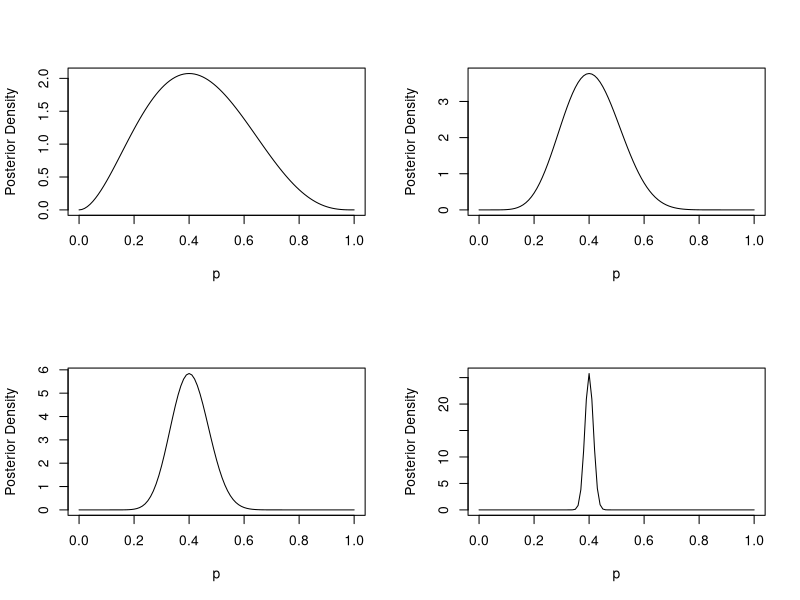
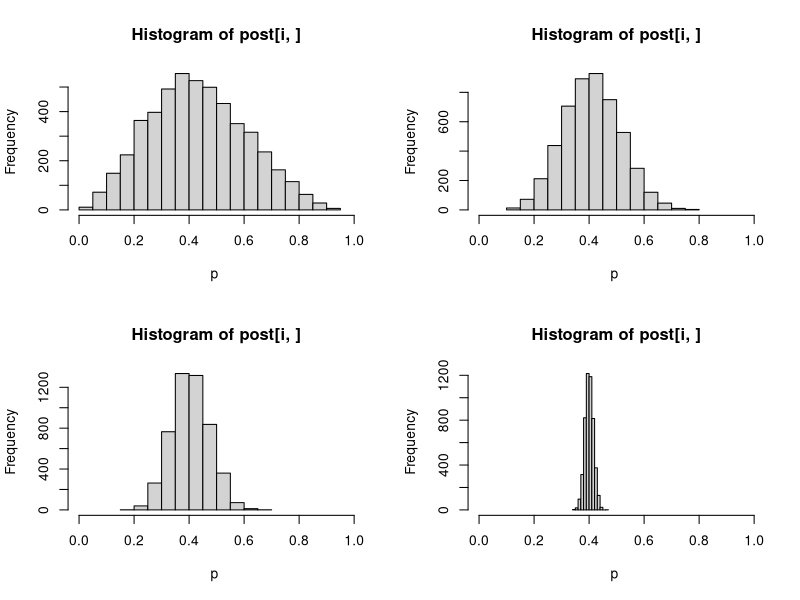
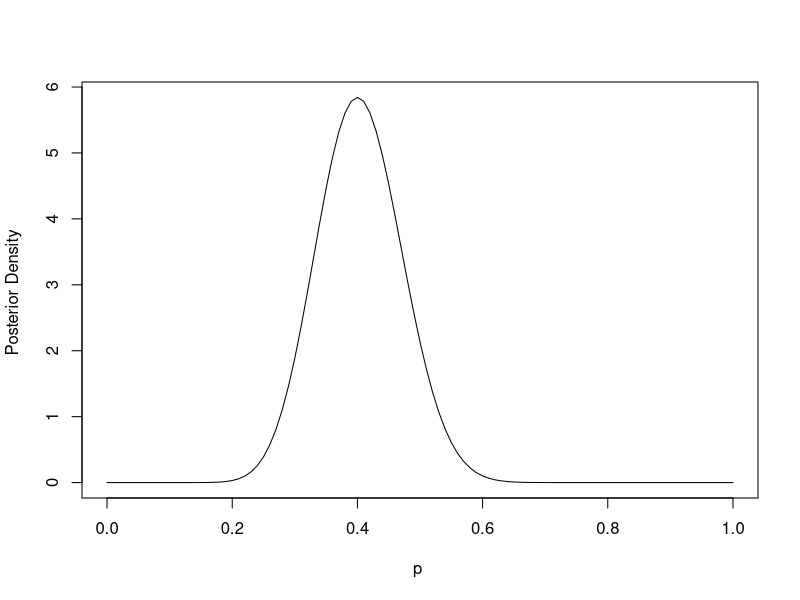
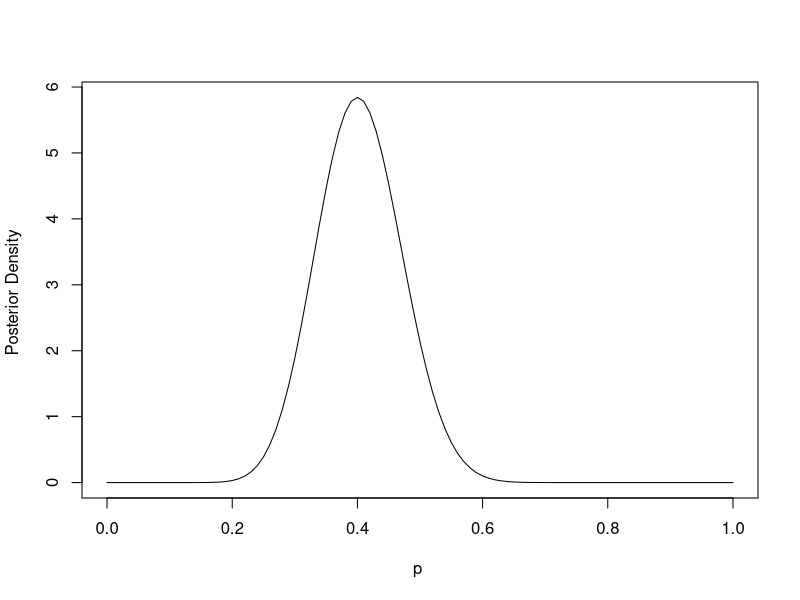
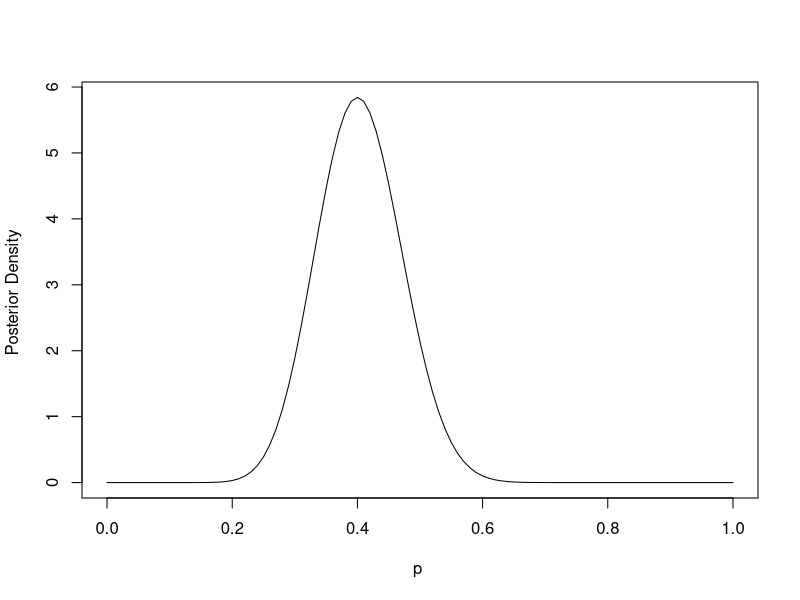

Write R code to recreate these figures, in order.
##Introduction to R and Bayes programming 
## Last updated July 9, 2018 / MEH
## SISMID 2018 MCMC I

##Simple Beta posterior distribution of the transmission probability 

## R program to compute the posterior distribution of the transmission probability
## Beta prior distribution of the binomial likelihood 

## We want to evaluate the density of the posterior of p along the interval [0,1] 
## To start, generate a sequence from 0 to 1 in increments of .01 that will supply
## the values where we will evaluate the posterior density 

x = seq(0,1, by = .01)
x

## Observed data 
## Generate a vector of the observed number of trials in the four experiments 
n=c(5,20,50,1000)
n

## Generate a vector of the number of successes (infections) in the four experiments
y=c(2,8,20,400)
y
##Set up noninformative Beta prior distributions 
my.alpha = 1
my.beta = 1 
my.alpha
my.beta

##Set up a matrix with 4 rows and the number of columns that is the length of the 
## x vector where the values of the posterior densities  will be evaluated. This 
## matrix will hold the values for the four posterior densities. The value 
## 0 is a place holder. Other entries could be used.

posta = matrix(0, nrow=4, ncol = length(x))

##plot the four posterior densities using different amounts of data from 
## the four experiments

## open pdf (or ps) file graphics device 
#pdf(file="/Users/betz/Documents/Bayesintro/betaunif1.pdf", height=6.5, width = 8.9)
## set up to have 4 plots in one figure with 2 by 2
 
par(mfrow=c(2,2))
# loop through the for graphs. Use a for loop 

for (i in 1:4){
  posta[i,] = dbeta(x,my.alpha+y[i],my.beta+n[i]-y[i])
  plot(x,posta[i,], type = "l", ylab ="Posterior Density", xlab="p")
}
## close graphics device if using pdf (or ps)
#dev.off() 
#return to 1 plot if need be 
par(mfrow=c(1,1))

## Summaries of the posterior distribution 

## Posterior summaries using closed form distributions

#prior mean 
priormean = my.alpha/(my.alpha + my.beta)
priormean

# posterior mean 

postmean= (my.alpha+y)/(my.alpha+my.beta+n)
postmean
round(postmean,4)

#posterior median
# use qbeta to get the values at the given quantiles
postmedian=qbeta(0.5, my.alpha+y, my.beta+n-y)
round(postmedian,4)

#median, 95%  equitailed posterior or credible interval 
# use qbeta to get the values at the given quantiles
# set up matrix
post95int=matrix(0,4,3)
for (i in 1:4){
  post95int[i,] = qbeta(c(0.5, 0.025,0.975), my.alpha+y[i], my.beta+n[i]-y[i])
}
round(post95int,3)


# Drawing random samples from the posterior distributions to imitate results 
# of an MCMC output; use rbeta() command for random samples from a beta distribution

#Set the number of samples
nsamp=5000
#Set up matrix
post=matrix(0,4,nsamp)

##pdf(file="/Users/betz/Documents/TexWork/MCMC/betz/Bayesintro/betaunif1r.pdf", height=6.5, width=8.9)

par(mfrow=c(2,2))
for (i in 1:4){
  post[i,]=rbeta(nsamp,my.alpha+y[i],my.beta+n[i]-y[i])
  hist(post[i,], xlim=c(0,1), xlab = "p ", ylab = "Frequency")
}

#dev.off()
par(mfrow=c(1,1))

#Posterior summaries using random samples

# posterior mean

postmeanr= apply(post,1,mean)
postmeanr

#Compare with analytic posterior mean 

postmean

# Get summary of simulated posterior distributions
# Row by row

summary(post[1,])
summary(post[2,])
summary(post[3,])
summary(post[4,])

# Get all summaries of all four rows at the same time

apply(post, 1, summary)


## Now use informative conjugate priors

alpha1=c(1,2,50,3,12,60,4,16)
beta1=c(1,2,50,2,8,40,1,4)
alpha1
beta1

priorsum=alpha1+beta1
priormean=alpha1/(alpha1+beta1)
priorsum
priormean

n1=50
y1=20

post95int2=matrix(0,length(alpha1),3)
for (i in 1:length(alpha1)){
 post95int2[i,] = qbeta(c(0.5,0.025,0.975), alpha1[i]+y1, beta1[i]+n1-y1)
}
round(post95int2,3)

par(mfrow=c(1,1))


## Here is a simple function to compute the posterior distribution 
## of the transmission probability. It plots the posterior 
## distribution and returns the posterior median and
## 95% equitailed credible interval
## n = number of observations (exposed),
## y = number of successes (infections)
## alpha, beta, parameters of the prior Beta distribution


### Return the values at the end.

mybeta2=function(n,y,alpha,beta){
          x=seq(0,1,by=.01)
          postbeta=dbeta(x,alpha+y,beta+n-y)
          plot(x,postbeta, type="l", ylab="Posterior Density ", xlab="p ")
          mybeta=qbeta(c(0.5, 0.025,0.975), alpha+y, beta+n-y)
          return(mybeta)
}

test2=mybeta2(50,20,1,1)
test2

### Alternatively, you can return a list at the end.

mybeta3=function(n,y,alpha,beta){
          x=seq(0,1,by=.01)
          postbeta=dbeta(x,alpha+y,beta+n-y)
          plot(x,postbeta, type="l", ylab="Posterior Density ", xlab="p ")
          mybeta=list(answer=qbeta(c(0.5, 0.025,0.975), alpha+y, beta+n-y))
}

test3=mybeta3(50,20,1,1)
test3
test3$answer

### Alternatively, you can return a list with more than one object at the end.

mybeta4=function(n,y,alpha,beta){
  x=seq(0,1,by =.01)
  postbeta=dbeta(x,alpha+y,beta+n-y)
  plot(x,postbeta, type="l", ylab="Posterior Density ", xlab="p ")
  answer1=qbeta(.5,alpha+y, beta+n-y)
  answer2=qbeta(.025,alpha+y, beta+n-y)
  answer3=qbeta(.975,alpha+y, beta+n-y)
  mybeta=list(answer1,answer2,answer3)
}

test4=mybeta4(50,20,1,1)
print(test4)
##extract the first element in the list test4
test4[[1]]
